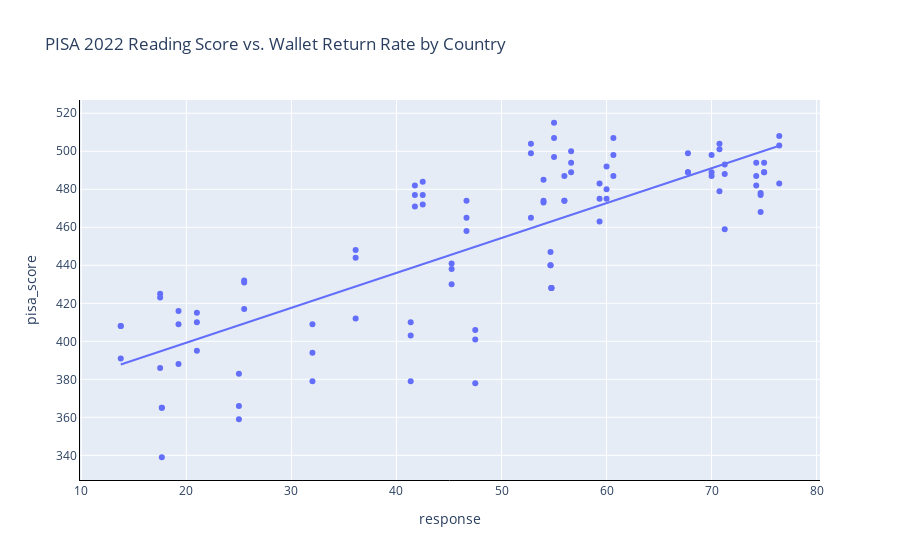

This figure's notebook cell:
### Code cell
# Scatter plot
fig_scatter_pisa_wallet = px.scatter(
    wallet_pisa.reset_index(), 
    x="response", 
    y="pisa_score", 
    hover_data=["country"],
    title="PISA 2022 Reading Score vs. Wallet Return Rate by Country",
    trendline="ols"
)
fig_scatter_pisa_wallet.update_xaxes(showline=True, linecolor='black')
fig_scatter_pisa_wallet.update_yaxes(showline=True, linecolor='black')
fig_scatter_pisa_wallet.show()

### Figure 1 — Plotly figure (JSON) as saved in the notebook; plotly's stock layout.template omitted (floating-point values rounded to 4 significant figures)
{"data": [{"customdata": [["Argentina"], ["Argentina"], ["Argentina"], ["Australia"], ["Australia"], ["Australia"], ["Brazil"], ["Brazil"], ["Brazil"], ["Canada"], ["Canada"], ["Canada"], ["Chile"], ["Chile"], ["Chile"], ["Croatia"], ["Croatia"], ["Croatia"], ["Czech Republic"], ["Czech Republic"], ["Czech Republic"], ["Denmark"], ["Denmark"], ["Denmark"], ["France"], ["France"], ["France"], ["Germany"], ["Germany"], ["Germany"], ["Greece"], ["Greece"], ["Greece"], ["Indonesia"], ["Indonesia"], ["Indonesia"], ["Israel"], ["Israel"], ["Israel"], ["Italy"], ["Italy"], ["Italy"], ["Kazakhstan"], ["Kazakhstan"], ["Kazakhstan"], ["Malaysia"], ["Malaysia"], ["Malaysia"], ["Mexico"], ["Mexico"], ["Mexico"], ["Morocco"], ["Morocco"], ["Morocco"], ["Netherlands"], ["Netherlands"], ["Netherlands"], ["New Zealand"], ["New Zealand"], ["New Zealand"], ["Norway"], ["Norway"], ["Norway"], ["Peru"], ["Peru"], ["Peru"], ["Poland"], ["Poland"], ["Poland"], ["Portugal"], ["Portugal"], ["Portugal"], ["Romania"], ["Romania"], ["Romania"], ["Serbia"], ["Serbia"], ["Serbia"], ["Spain"], ["Spain"], ["Spain"], ["Sweden"], ["Sweden"], ["Sweden"], ["Switzerland"], ["Switzerland"], ["Switzerland"], ["Thailand"], ["Thailand"], ["Thailand"], ["UAE"], ["UAE"], ["UAE"], ["UK"], ["UK"], ["UK"], ["USA"], ["USA"], ["USA"]], "hovertemplate": "response=%{x}<br>pisa_score=%{y}<br>country=%{customdata[0]}<extra></extra>", "legendgroup": "", "marker": {"color": "#636efa", "symbol": "circle"}, "mode": "markers", "name": "", "orientation": "v", "showlegend": false, "type": "scatter", "x": [47.5, 47.5, 47.5, 60.65, 60.65, 60.65, 41.35, 41.35, 41.35, 55.0, 55.0, 55.0, 36.11, 36.11, 36.11, 59.33, 59.33, 59.33, 70.0, 70.0, 70.0, 75.0, 75.0, 75.0, 55.99, 55.99, 55.99, 60.0, 60.0, 60.0, 45.25, 45.25, 45.25, 25.0, 25.0, 25.0, 46.67, 46.67, 46.67, 41.75, 41.75, 41.75, 17.5, 17.5, 17.5, 19.25, 19.25, 19.25, 21.0, 21.0, 21.0, 17.66, 17.66, 17.66, 71.25, 71.25, 71.25, 70.75, 70.75, 70.75, 74.67, 74.67, 74.67, 13.75, 13.75, 13.75, 67.75, 67.75, 67.75, 42.5, 42.5, 42.5, 54.75, 54.75, 54.75, 54.67, 54.67, 54.67, 54.0, 54.0, 54.0, 74.25, 74.25, 74.25, 76.44, 76.44, 76.44, 32.0, 32.0, 32.0, 25.5, 25.5, 25.5, 56.63, 56.63, 56.63, 52.8, 52.8, 52.8], "xaxis": "x", "y": [378.0, 401.0, 406.0, 487.0, 498.0, 507.0, 379.0, 410.0, 403.0, 497.0, 507.0, 515.0, 412.0, 448.0, 444.0, 463.0, 475.0, 483.0, 487.0, 489.0, 498.0, 489.0, 489.0, 494.0, 474.0, 474.0, 487.0, 475.0, 480.0, 492.0, 430.0, 438.0, 441.0, 366.0, 359.0, 383.0, 458.0, 474.0, 465.0, 471.0, 482.0, 477.0, 425.0, 386.0, 423.0, 409.0, 388.0, 416.0, 395.0, 415.0, 410.0, 365.0, 339.0, 365.0, 493.0, 459.0, 488.0, 479.0, 501.0, 504.0, 468.0, 477.0, 478.0, 391.0, 408.0, 408.0, 489.0, 489.0, 499.0, 472.0, 477.0, 484.0, 428.0, 428.0, 428.0, 440.0, 440.0, 447.0, 473.0, 474.0, 485.0, 482.0, 487.0, 494.0, 508.0, 483.0, 503.0, 394.0, 379.0, 409.0, 431.0, 417.0, 432.0, 489.0, 494.0, 500.0, 465.0, 504.0, 499.0], "yaxis": "y"}, {"hovertemplate": "<b>OLS trendline</b><br>pisa_score = 1.8362 * response + 362.547<br>R<sup>2</sup>=0.634868<br><br>response=%{x}<br>pisa_score=%{y} <b>(trend)</b><extra></extra>", "legendgroup": "", "marker": {"color": "#636efa", "symbol": "circle"}, "mode": "lines", "name": "", "showlegend": false, "type": "scatter", "x": [13.75, 13.75, 13.75, 17.5, 17.5, 17.5, 17.66, 17.66, 17.66, 19.25, 19.25, 19.25, 21.0, 21.0, 21.0, 25.0, 25.0, 25.0, 25.5, 25.5, 25.5, 32.0, 32.0, 32.0, 36.11, 36.11, 36.11, 41.35, 41.35, 41.35, 41.75, 41.75, 41.75, 42.5, 42.5, 42.5, 45.25, 45.25, 45.25, 46.67, 46.67, 46.67, 47.5, 47.5, 47.5, 52.8, 52.8, 52.8, 54.0, 54.0, 54.0, 54.67, 54.67, 54.67, 54.75, 54.75, 54.75, 55.0, 55.0, 55.0, 55.99, 55.99, 55.99, 56.63, 56.63, 56.63, 59.33, 59.33, 59.33, 60.0, 60.0, 60.0, 60.65, 60.65, 60.65, 67.75, 67.75, 67.75, 70.0, 70.0, 70.0, 70.75, 70.75, 70.75, 71.25, 71.25, 71.25, 74.25, 74.25, 74.25, 74.67, 74.67, 74.67, 75.0, 75.0, 75.0, 76.44, 76.44, 76.44], "xaxis": "x", "y": [387.8, 387.8, 387.8, 394.7, 394.7, 394.7, 395.0, 395.0, 395.0, 397.9, 397.9, 397.9, 401.1, 401.1, 401.1, 408.5, 408.5, 408.5, 409.4, 409.4, 409.4, 421.3, 421.3, 421.3, 428.9, 428.9, 428.9, 438.5, 438.5, 438.5, 439.2, 439.2, 439.2, 440.6, 440.6, 440.6, 445.6, 445.6, 445.6, 448.2, 448.2, 448.2, 449.8, 449.8, 449.8, 459.5, 459.5, 459.5, 461.7, 461.7, 461.7, 462.9, 462.9, 462.9, 463.1, 463.1, 463.1, 463.5, 463.5, 463.5, 465.3, 465.3, 465.3, 466.5, 466.5, 466.5, 471.5, 471.5, 471.5, 472.7, 472.7, 472.7, 473.9, 473.9, 473.9, 486.9, 486.9, 486.9, 491.1, 491.1, 491.1, 492.5, 492.5, 492.5, 493.4, 493.4, 493.4, 498.9, 498.9, 498.9, 499.7, 499.7, 499.7, 500.3, 500.3, 500.3, 502.9, 502.9, 502.9], "yaxis": "y"}], "layout": {"legend": {"tracegroupgap": 0}, "title": {"text": "PISA 2022 Reading Score vs. Wallet Return Rate by Country"}, "xaxis": {"anchor": "y", "domain": [0, 1], "linecolor": "black", "showline": true, "title": {"text": "response"}}, "yaxis": {"anchor": "x", "domain": [0, 1], "linecolor": "black", "showline": true, "title": {"text": "pisa_score"}}}}
